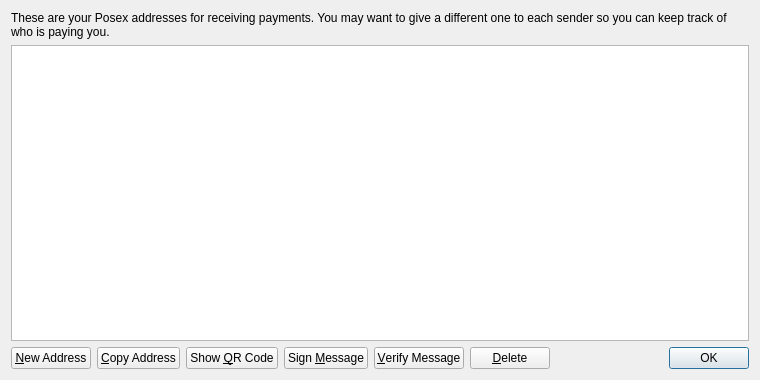
<?xml version="1.0" encoding="UTF-8"?>
<ui version="4.0">
 <class>AddressBookPage</class>
 <widget class="QWidget" name="AddressBookPage">
  <property name="geometry">
   <rect>
    <x>0</x>
    <y>0</y>
    <width>760</width>
    <height>380</height>
   </rect>
  </property>
  <property name="windowTitle">
   <string>Address Book</string>
  </property>
  <property name="styleSheet">
   <string notr="true">QListView { background: transparent; }</string>
  </property>
  <layout class="QVBoxLayout" name="verticalLayout">
   <item>
    <widget class="QLabel" name="labelExplanation">
     <property name="text">
      <string>These are your Posex addresses for receiving payments. You may want to give a different one to each sender so you can keep track of who is paying you.</string>
     </property>
     <property name="textFormat">
      <enum>Qt::PlainText</enum>
     </property>
     <property name="wordWrap">
      <bool>true</bool>
     </property>
    </widget>
   </item>
   <item>
    <widget class="QTableView" name="tableView">
     <property name="contextMenuPolicy">
      <enum>Qt::CustomContextMenu</enum>
     </property>
     <property name="toolTip">
      <string>Double-click to edit address or label</string>
     </property>
     <property name="styleSheet">
      <string notr="true">QListView { background: transparent; color: rgb(0, 0, 0); }
</string>
     </property>
     <property name="tabKeyNavigation">
      <bool>false</bool>
     </property>
     <property name="alternatingRowColors">
      <bool>true</bool>
     </property>
     <property name="selectionMode">
      <enum>QAbstractItemView::SingleSelection</enum>
     </property>
     <property name="selectionBehavior">
      <enum>QAbstractItemView::SelectRows</enum>
     </property>
     <property name="sortingEnabled">
      <bool>true</bool>
     </property>
     <attribute name="verticalHeaderVisible">
      <bool>false</bool>
     </attribute>
    </widget>
   </item>
   <item>
    <layout class="QHBoxLayout" name="horizontalLayout">
     <item>
      <widget class="QPushButton" name="newAddressButton">
       <property name="toolTip">
        <string>Create a new address</string>
       </property>
       <property name="text">
        <string>&amp;New Address</string>
       </property>
       <property name="icon">
        <iconset resource="../posex.qrc">
         <normaloff>:/icons/add</normaloff>:/icons/add</iconset>
       </property>
      </widget>
     </item>
     <item>
      <widget class="QPushButton" name="copyToClipboard">
       <property name="toolTip">
        <string>Copy the currently selected address to the system clipboard</string>
       </property>
       <property name="text">
        <string>&amp;Copy Address</string>
       </property>
       <property name="icon">
        <iconset resource="../posex.qrc">
         <normaloff>:/icons/editcopy</normaloff>:/icons/editcopy</iconset>
       </property>
      </widget>
     </item>
     <item>
      <widget class="QPushButton" name="showQRCode">
       <property name="text">
        <string>Show &amp;QR Code</string>
       </property>
       <property name="icon">
        <iconset resource="../posex.qrc">
         <normaloff>:/icons/qrcode</normaloff>:/icons/qrcode</iconset>
       </property>
      </widget>
     </item>
     <item>
      <widget class="QPushButton" name="signMessage">
       <property name="toolTip">
        <string>Sign a message to prove you own a Posex address</string>
       </property>
       <property name="text">
        <string>Sign &amp;Message</string>
       </property>
       <property name="icon">
        <iconset resource="../posex.qrc">
         <normaloff>:/icons/edit</normaloff>:/icons/edit</iconset>
       </property>
      </widget>
     </item>
     <item>
      <widget class="QPushButton" name="verifyMessage">
       <property name="toolTip">
        <string>Verify a message to ensure it was signed with a specified Posex address</string>
       </property>
       <property name="text">
        <string>&amp;Verify Message</string>
       </property>
       <property name="icon">
        <iconset resource="../posex.qrc">
         <normaloff>:/icons/transaction_0</normaloff>:/icons/transaction_0</iconset>
       </property>
      </widget>
     </item>
     <item>
      <widget class="QPushButton" name="deleteButton">
       <property name="toolTip">
        <string>Delete the currently selected address from the list</string>
       </property>
       <property name="text">
        <string>&amp;Delete</string>
       </property>
       <property name="icon">
        <iconset resource="../posex.qrc">
         <normaloff>:/icons/remove</normaloff>:/icons/remove</iconset>
       </property>
      </widget>
     </item>
     <item>
      <spacer name="horizontalSpacer">
       <property name="orientation">
        <enum>Qt::Horizontal</enum>
       </property>
       <property name="sizeHint" stdset="0">
        <size>
         <width>40</width>
         <height>20</height>
        </size>
       </property>
      </spacer>
     </item>
     <item>
      <widget class="QDialogButtonBox" name="buttonBox">
       <property name="sizePolicy">
        <sizepolicy hsizetype="Maximum" vsizetype="Fixed">
         <horstretch>0</horstretch>
         <verstretch>0</verstretch>
        </sizepolicy>
       </property>
       <property name="standardButtons">
        <set>QDialogButtonBox::Ok</set>
       </property>
      </widget>
     </item>
    </layout>
   </item>
  </layout>
 </widget>
 <resources>
  <include location="../posex.qrc"/>
 </resources>
 <connections/>
</ui>
